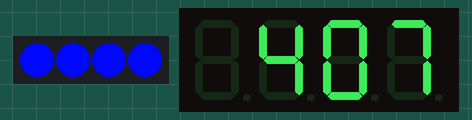
The sketch below on a simulated ATtiny85, built with avr-gcc and run on an emulated ATtiny85. On the bench: 4 RGB LEDs in strip order, left to right, 4-digit seven-segment display. Dim RGB values are drawn brighter than linear.

Above: at 0.04 s.
At 0.9 s:
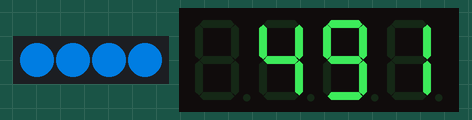
At 1.62 s:
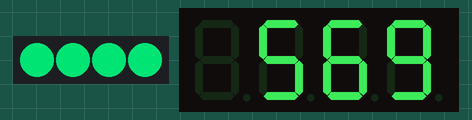
At 4.51 s:
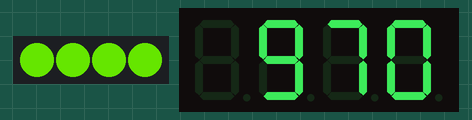
At 6.38 s:
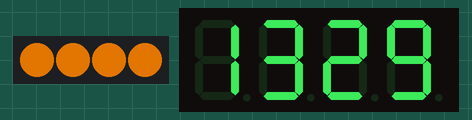
At 9.0 s:
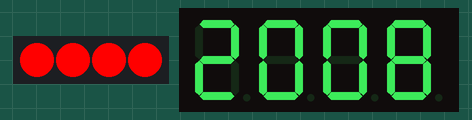
Timing chart, 0 to 10.5 s (numbered marks = the images above):
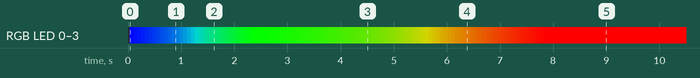

The sketch:

tinyco2.ino
```cpp
/*
 * To program: Examples -> Arduino ISP, write to UNO
 * Set ATTINY85, to 8MHz, Arduino as ISP programmer
 *
 * Install ATTiny Boards from  https://raw.githubusercontent.com/damellis/attiny/ide-1.6.x-boards-manager/package_damellis_attiny_index.json
 *
 * Burn Bootloader (for 8MHz, otherwise its just 1MHz)
 * Upload Sketch...
 */


#include <Adafruit_NeoPixel.h>
#define PIN            4
#define NUMPIXELS      4
Adafruit_NeoPixel pixels = Adafruit_NeoPixel(NUMPIXELS, PIN, NEO_GRB + NEO_KHZ800);

// https://github.com/avishorp/TM1637
#include <TM1637Display.h>
#define CLK 3
#define DIO 2
TM1637Display display(CLK, DIO);

#include <SoftwareSerial.h>
#define RXpin 0
#define TXpin 1
SoftwareSerial myserial(RXpin, TXpin);  //rx, tx

int demoCounter = 400;

void clearSerialBuffer() {
  while (myserial.available()>0) {
    myserial.read();
    delay(1);
  }
}

unsigned char getCheckSum(unsigned char *packet) {
  unsigned char checksum = 0;
  for (unsigned char i = 1; i < 8; i++) {
    checksum += packet[i];
  }
  return (255-checksum)+1;
}

unsigned int readCO2UART(){
  if (demoCounter<2000) {
    demoCounter+=3+demoCounter/100;
    return demoCounter;
  }
  unsigned char cmd[9] = {0xFF,0x01,0x86,0x00,0x00,0x00,0x00,0x00,0x79};
  unsigned char response[9]; // for answer
  unsigned int  ppm=0;
  clearSerialBuffer();
  myserial.write(cmd, 9); //request measure

  memset(response, 0, 9); // wait a second...
  for (int i=0; myserial.available() == 0 && i<50; i++) {
    delay(20);
  }
  if (myserial.available() > 0) {
    myserial.readBytes(response, 9);
    if (response[8] == getCheckSum(response) && response[5]==0) { // Checksum and status
      ppm = ((unsigned int)response[2])<<8 | response[3];
//      temp = response[4] - 40;
    }
  }
  clearSerialBuffer();
  return ppm;
}

// Enables auto-calibration (every 24h the lowest co2-value is calibrated to 410 (or something like that))
void enableABC() {
  unsigned char cmd[9] = {0xFF,0x01,0x79,0x00,0x00,0x00,0x00,0x00,0x86};
  clearSerialBuffer();
  myserial.write(cmd, 9); //send command
}


void setup() {
  myserial.begin(9600);
  enableABC();
  display.setBrightness(0x07); // 0-7
  pixels.begin();
}
int r=0,g=20,b=0;

void loop() {
  unsigned int ppm = readCO2UART();
  display.showNumberDec(ppm, false);
  if (ppm>400) {
    r = ppm<655 ? 0 : (ppm<1675 ? (ppm-655)/4 : 255);  // 1675 max
    g = ppm>655 ? (ppm<1675 ? 255-(ppm-655)/4 : 0) : ppm-400;
    b = ppm>655 ? 0 : 655-ppm;
    if (ppm>2000) {
      demoCounter++;
      if (demoCounter%2==0) {
        r = 0;
        g = 0;
        b = 255;
      }
    }
    for (int i=0; i<4; i++) {
      pixels.setPixelColor(i, pixels.Color(r,g,b));
    }
    pixels.show();
  }
  if (demoCounter<2000) {
    delay(50);
  } else {
    delay(2000);
  }

}
```
